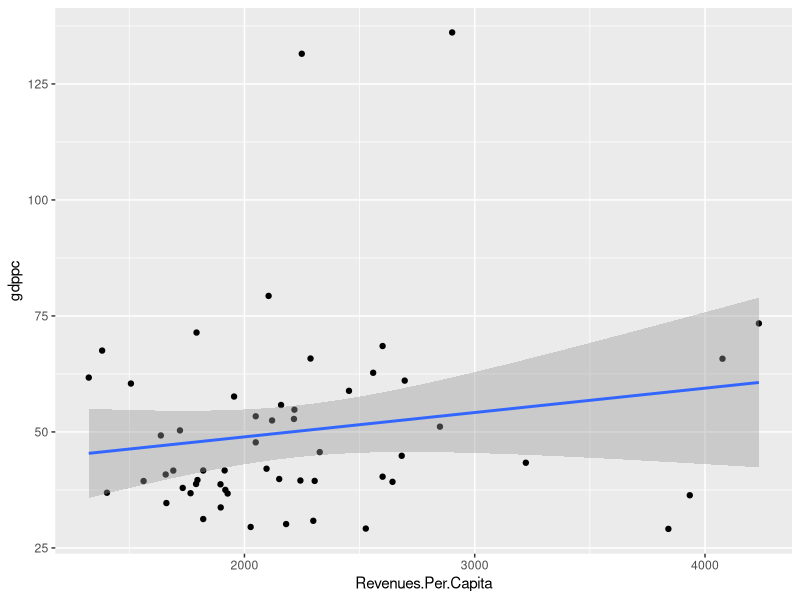

Generate this figure with R:
## ---- chunk 1
library(tidyverse)
library(furrr)
library(readxl)
library(magrittr)
## ---- chunk 2

# initial clean of data
# read in prison data
prison <- read.csv(file = "./data/california_jail_survey_1995_2020_csv/california_jail_county_monthly_1995_2020.csv")
head(prison)

# read in revenue data
revenue <- read.csv(file = "./data/County_Revenues_Per_Capita.csv")

# read in GDP it is 2017 

calgdp <- read.csv("./data/gdpcali.csv",col.names = c("California", "GDP"))

calgdp$GDP <- as.numeric(gsub(",","",calgdp$GDP))


# filter revenue to 2017 and take out the counties that have no revenue
rev17 <- revenue %>% filter(Fiscal.Year == 2017) %>% filter(Entity.Name != "Alpine" & Entity.Name != "Sierra")

# filter prison to 2017 and take out countiees that have no prison
prison17 <- prison %>% filter(year == 2017) %>% filter(census_county_name !=  "San Francisco County")


avgpop <- prison17 %>% group_by(census_county_name) %>% summarise_at(vars(avg_daily_pop_sentenced_male,avg_daily_pop_sentenced_female,avg_felony_inmate_total),.funs = mean)


together <- cbind(calgdp,avgpop,rev17)

together %<>% mutate(gdppc = GDP/Estimated.Population) 

colnames(prison17)
## ---- chunk 3
prisonvars <- prison17 %>% group_by(census_county_name) %>% 
  mutate(avg_daily_unsentenced = avg_daily_pop_unsentenced_female+avg_daily_pop_unsentenced_male) %>%   mutate(avg_daily_sentenced = avg_daily_pop_sentenced_female+avg_daily_pop_sentenced_male) %>% summarise_at(vars(avg_daily_unsentenced,avg_daily_sentenced,avg_felony_inmate_total),.funs = mean)

together <- cbind(calgdp,prisonvars,rev17)

together %<>% mutate(avg_daily_unsentenced_pc = avg_daily_unsentenced/Estimated.Population, 
                     avg_daily_sentenced_pc = avg_daily_sentenced/Estimated.Population,
                     avg_felony_inmate_total_pc = avg_felony_inmate_total/Estimated.Population,
                     gdppc = GDP/Estimated.Population) 

fit1 <- lm(Revenues.Per.Capita ~ avg_daily_unsentenced_pc + avg_daily_sentenced_pc, 
           data = together)


summary(fit1)

fit2 <- lm(Revenues.Per.Capita ~ avg_daily_unsentenced_pc + avg_daily_sentenced_pc+
             avg_felony_inmate_total_pc, 
           data = together)

summary(fit2)


fit3 <- lm(Revenues.Per.Capita ~  avg_daily_sentenced_pc+
             avg_felony_inmate_total_pc, 
           data = together)

summary(fit3)


# relationship between GDP and revenue 

fit4 <- lm(Revenues.Per.Capita~gdppc, data =together)

summary(fit4)

together %>% ggplot(aes(x=Revenues.Per.Capita,y=gdppc))+
  geom_point()+
  geom_smooth(method = "lm")

# the same fits with gdp

fit5 <- lm(gdppc ~ avg_daily_unsentenced_pc + avg_daily_sentenced_pc, 
           data = together)


summary(fit5)

fit6 <- lm(gdppc ~ avg_daily_unsentenced_pc + avg_daily_sentenced_pc+
             avg_felony_inmate_total_pc, 
           data = together)

summary(fit6)


fit7 <- lm(gdppc ~  avg_daily_sentenced_pc+
             avg_felony_inmate_total_pc, 
           data = together)

summary(fit7)


fit8 <- lm(gdppc~  avg_felony_inmate_total_pc, data = together)

summary(fit8)
